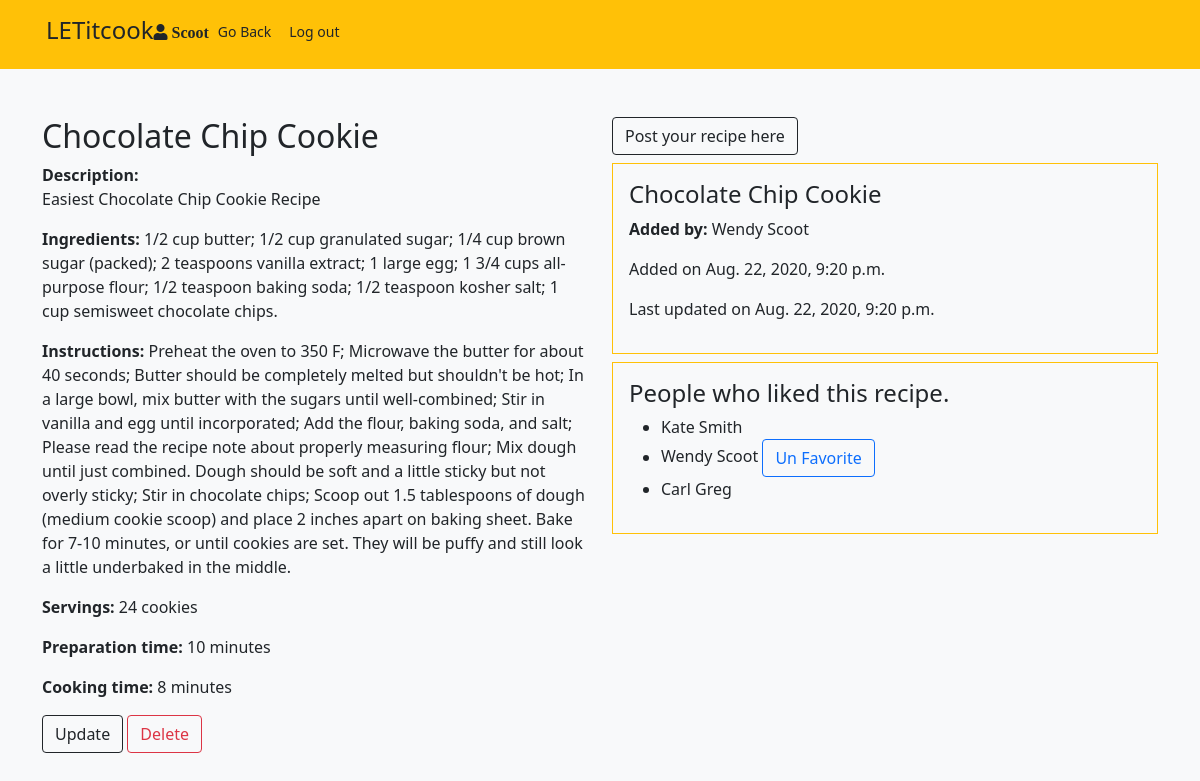
Page /recipes/5 (signed in) on the committed database.
### login/models.py (models this page shows)
class User(models.Model):
  first_name = models.CharField(max_length=255)
  last_name = models.CharField(max_length=255)
  email = models.CharField(max_length=255)
  password = models.CharField(max_length=255)
  created_at = models.DateTimeField(auto_now_add=True)
  updated_at = models.DateTimeField(auto_now=True)
  objects = UserManager()

### recipes/models.py (models this page shows)
class Recipe(models.Model):
  title = models.CharField(max_length=255)
  description = models.TextField()
  ingredients = models.TextField(default=None)
  instructions = models.CharField(max_length=255, default=None)
  servings = models.CharField(max_length=255, default=None)
  prep_time = models.CharField(max_length=255, default=None)
  cook_time = models.CharField(max_length=255, default=None)
  uploader = models.ForeignKey(User, related_name="upload_recipes",on_delete=models.CASCADE)
  users_who_like = models.ManyToManyField(User, related_name='liked_recipes')
  created_at = models.DateTimeField(auto_now_add=True)
  updated_at = models.DateTimeField(auto_now=True)

### recipes/views.py (the view)
# urls.py: path('<int:recipe_id>', views.recipe_details),
def recipe_details(request, recipe_id):
  current_recipe = Recipe.objects.get(id=recipe_id)
  context = {
    'cur_recipe': current_recipe
  }
  if 'user_id' not in request.session:
      return redirect('/')
  else:
      return render(request, 'recipes/recipe.html', context)

### recipes/templates/recipes/recipe.html (shortened to what this page needs)
<!DOCTYPE html>
<html lang="en">
<head>
<link rel="stylesheet" href="https://stackpath.bootstrapcdn.com/bootstrap/5.0.0-alpha1/css/bootstrap.min.css">
  <link rel="stylesheet" href="https://use.fontawesome.com/releases/v5.8.2/css/all.css"
>
</head>
<body class="bg-light">
  <nav class="bg-warning">
  <div class="d-flex container text-black p-3">
    <h4 class="mr-auto">LETitcook</h4>
    <i class="fas fa-user fa-1.5x mr-4 mt-2"> {{request.session.name}}</i>
    <a href="/recipes" class="btn btn-sm text-black">Go Back</a>
    <a href="/logout" class="btn btn-sm text-black">Log out</a>
  </div>
  </nav>
  <div class="container">
    <div class="row mt-5">
      <div class="col-sm-6">
        {% if cur_recipe.uploader.id == request.session.user_id%}
        <form action="/recipes/update_recipe/{{cur_recipe.id}}" method="POST" class="form-group">
          <h2>{{cur_recipe.title}}</h2>
          <label for="ds"><b>Description:</b></label><p>{{cur_recipe.description}}</p>
          <p><b>Ingredients:</b> {{cur_recipe.ingredients}}</p>
          <p><b>Instructions:</b> {{cur_recipe.instructions}}</p>
          <p><b>Servings:</b> {{cur_recipe.servings}}</p>
          <p><b>Preparation time:</b> {{cur_recipe.prep_time}}</p>
          <p><b>Cooking time:</b> {{cur_recipe.cook_time}}</p>
         <input type="submit" value="Update" class="btn btn-outline-dark"> <a href="/recipes/delete_recipe/{{cur_recipe.id}}" class="btn btn-outline-danger">Delete</a>
        {% endif %}
      </div>
      <div class="col-sm-6">
      <a href="/recipes/" class="mr-auto text-black d-2 btn btn-outline-dark " >Post your recipe here</a>
      <div class="border border-warning rounded-right p-3 mt-2">
          <h4>{{cur_recipe.title}}</h4>
          <p><b>Added by:</b> {{cur_recipe.uploader.first_name}} {{cur_recipe.uploader.last_name}}</p>
          <p>Added on {{cur_recipe.created_at}}</p>
          <p>Last updated on {{cur_recipe.updated_at}}</p>
        </div>
        <div class="border border-warning rounded-right p-3 mt-2">
          <h4>People who liked this recipe.</h4>
          <ul>
            {% for user in cur_recipe.users_who_like.all %}
            {% if user.id == request.session.user_id %}
            <li>{{user.first_name}} {{user.last_name}}                 <a href="/recipes/un_favorite/{{cur_recipe.id}}" class="btn btn-outline-primary">Un Favorite</a></li>
            {% else %}
            <li>{{user.first_name}} {{user.last_name}}</li>
            {% endif%}
            {% endfor %}
          </ul>
        </div>
      </div>
    </div>
  </div>
</body>
</html>

### rows in the picture
User: session.name "Scoot", first_name "Wendy", last_name "Scoot"
Recipe: title "Chocolate Chip Cookie", description "Easiest Chocolate Chip Cookie Recipe", ingredients "1/2 cup butter; 1/2 cup granulated sugar; 1/4 cup brown sugar (packed); 2 teaspoons vanilla extract; 1 large egg; 1 3/4 cups all-purpose flour; 1/2 teaspoon baking soda; 1/2 teaspoon kosher salt; 1 cup semisweet chocolate chips.", instructions "Preheat the oven to 350 F; Microwave the butter for about 40 seconds; Butter should be completely melted but shouldn't be hot; In a large bowl, mix butter with the sugars until well-combined; Stir in vanilla and egg until incorporated; Add the flour, baking soda, and salt; Please read the recipe note about properly measuring flour; Mix dough until just combined. Dough should be soft and a little sticky but not overly sticky; Stir in chocolate chips; Scoop out 1.5 tablespoons of dough (medium cookie scoop) and place 2 inches apart on baking sheet. Bake for 7-10 minutes, or until cookies are set. They will be puffy and still look a little underbaked in the middle.", servings "24 cookies", prep_time "10 minutes", cook_time "8 minutes", uploader.first_name "Wendy", uploader.last_name "Scoot", created_at "Aug. 22, 2020, 9:20 p.m.", updated_at "Aug. 22, 2020, 9:20 p.m."
User: first_name "Kate", last_name "Smith"
User: first_name "Carl", last_name "Greg"
